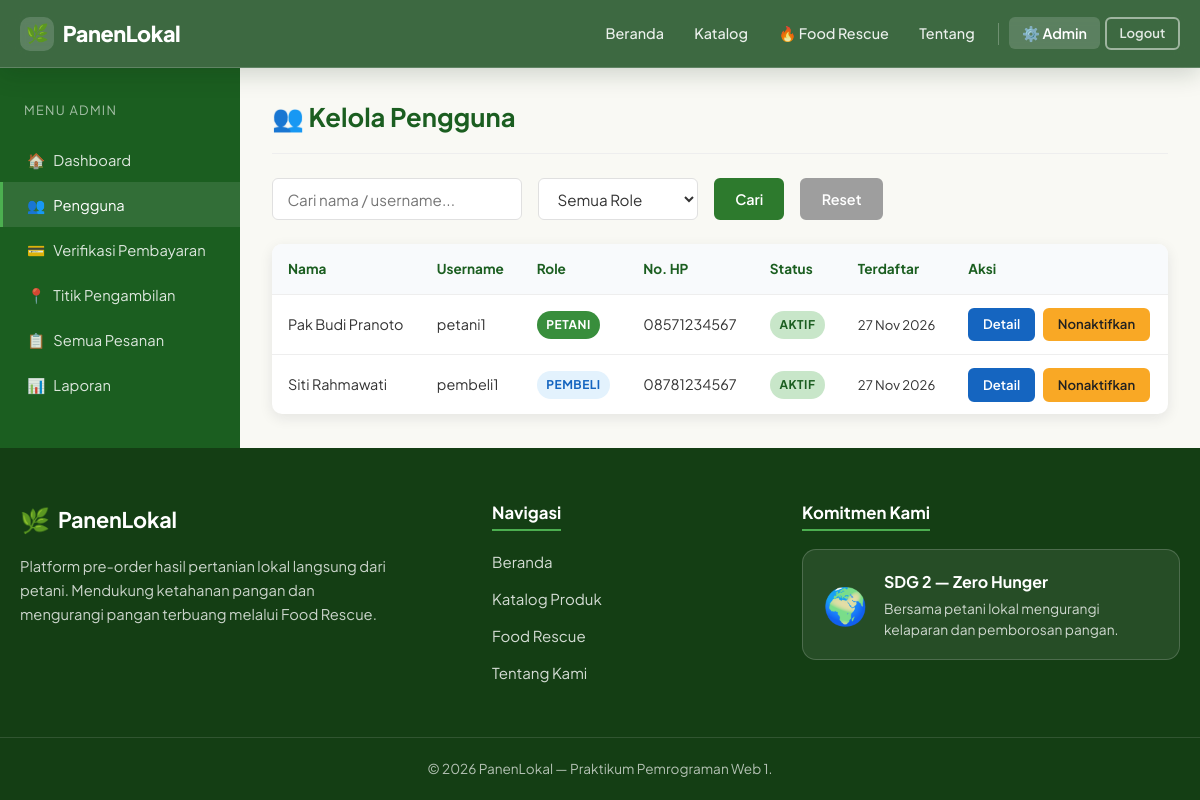
Screenshot of /PanenLokal/admin/pengguna.php (signed in) with the database file from the repository.
### tables this page shows
CREATE TABLE IF NOT EXISTS users (
    id BIGINT UNSIGNED AUTO_INCREMENT PRIMARY KEY,
    nama_lengkap VARCHAR(100) NOT NULL,
    username VARCHAR(50) NOT NULL UNIQUE,
    password_hash VARCHAR(255) NOT NULL,
    role ENUM('admin','petani','pembeli') NOT NULL DEFAULT 'pembeli',
    no_hp VARCHAR(20) NULL,
    alamat TEXT NULL,
    status_akun ENUM('aktif','nonaktif') NOT NULL DEFAULT 'aktif',
    created_at TIMESTAMP NOT NULL DEFAULT CURRENT_TIMESTAMP,
    updated_at TIMESTAMP NOT NULL DEFAULT CURRENT_TIMESTAMP ON UPDATE CURRENT_TIMESTAMP
);

### PanenLokal/includes/functions.php (called while the page is built, shortened)
<?php
function sanitize($str) {
    return htmlspecialchars((string)$str, ENT_QUOTES, 'UTF-8');
}
function format_tanggal($tanggal, $format = 'd M Y') {
    return date($format, strtotime($tanggal));
}
?>

### PanenLokal/admin/pengguna.php (the view, shortened to what this page needs)
<?php
require_once __DIR__ . '/../config/koneksi.php';
require_once __DIR__ . '/../includes/functions.php';
$search = trim($_GET['search'] ?? '');
$where = "role != 'admin'";
$sql = "SELECT id,nama_lengkap,username,role,no_hp,status_akun,created_at FROM users WHERE $where ORDER BY created_at DESC";
$stmt = $conn->prepare($sql);
$stmt->execute();
$users = $stmt->get_result();
require_once __DIR__ . '/../includes/header.php';
require_once __DIR__ . '/../includes/navbar.php';
?>
<div class="dashboard-layout">
    <aside class="sidebar">
        <div class="sidebar-title">Menu Admin</div>
        <ul class="sidebar-menu">
            <li><a href="<?= BASE_URL ?>/admin/index.php"><span class="menu-icon">🏠</span>Dashboard</a></li>
            <li><a href="<?= BASE_URL ?>/admin/pengguna.php" class="active"><span class="menu-icon">👥</span>Pengguna</a></li>
            <li><a href="<?= BASE_URL ?>/admin/verifikasi_pembayaran.php"><span class="menu-icon">💳</span>Verifikasi Pembayaran</a></li>
            <li><a href="<?= BASE_URL ?>/admin/titik_pengambilan.php"><span class="menu-icon">📍</span>Titik Pengambilan</a></li>
            <li><a href="<?= BASE_URL ?>/admin/pesanan.php"><span class="menu-icon">📋</span>Semua Pesanan</a></li>
            <li><a href="<?= BASE_URL ?>/admin/laporan.php"><span class="menu-icon">📊</span>Laporan</a></li>
        </ul>
    </aside>
    <main class="dashboard-main">
        <div class="dashboard-header">
            <h1>👥 Kelola Pengguna</h1>
        </div>
        <form method="GET" class="d-flex gap-2 flex-wrap mb-3">
            <input type="text" name="search" class="form-control" placeholder="Cari nama / username..." value="<?= sanitize($search) ?>" style="max-width:250px;">
            <select name="role" class="form-control" style="max-width:160px;">
                <option value="">Semua Role</option>
            </select>
            <button type="submit" class="btn btn-primary">Cari</button>
            <a href="<?= BASE_URL ?>/admin/pengguna.php" class="btn btn-secondary">Reset</a>
        </form>
        <div class="table-card">
            <table class="admin-dashboard-table">
                <thead><tr><th>Nama</th><th>Username</th><th>Role</th><th>No. HP</th><th>Status</th><th>Terdaftar</th><th>Aksi</th></tr></thead>
                <tbody>
                <?php while ($u = $users->fetch_assoc()): ?>
                    <tr>
                        <td><?= sanitize($u['nama_lengkap']) ?></td>
                        <td><?= sanitize($u['username']) ?></td>
                        <td><span class="badge <?= $u['role']==='petani'?'badge-primary':'badge-info' ?>"><?= ucfirst($u['role']) ?></span></td>
                        <td><?= sanitize($u['no_hp'] ?: '-') ?></td>
                        <td><span class="badge <?= $u['status_akun']==='aktif'?'badge-success':'badge-danger' ?>"><?= ucfirst($u['status_akun']) ?></span></td>
                        <td style="font-size:.82rem;"><?= format_tanggal($u['created_at']) ?></td>
                        <td>
                            <div class="d-flex gap-1">
                                <a href="<?= BASE_URL ?>/admin/detail_pengguna.php?id=<?= $u['id'] ?>" class="btn btn-sm btn-info">Detail</a>
                                <form method="POST" style="display:inline;">
                                    <button type="submit" class="btn btn-sm <?= $u['status_akun']==='aktif'?'btn-warning':'btn-success' ?>" onclick="return confirm('Ubah status akun ini?')">
                                        <?= $u['status_akun']==='aktif'?'Nonaktifkan':'Aktifkan' ?>
                                    </button>
                                </form>
                            </div>
                        </td>
                    </tr>
                <?php endwhile; ?>
                </tbody>
            </table>
        </div>
    </main>
</div>
<?php require_once __DIR__ . '/../includes/footer.php'; ?>

### rows the page displays
users: nama_lengkap "Pak Budi Pranoto", username "petani1", role "PETANI", no_hp "08571234567", status_akun "AKTIF", created_at "27 Nov 2026", shows "Nonaktifkan"
users: nama_lengkap "Siti Rahmawati", username "pembeli1", role "PEMBELI", no_hp "08781234567", status_akun "AKTIF", created_at "27 Nov 2026", shows "Nonaktifkan"
